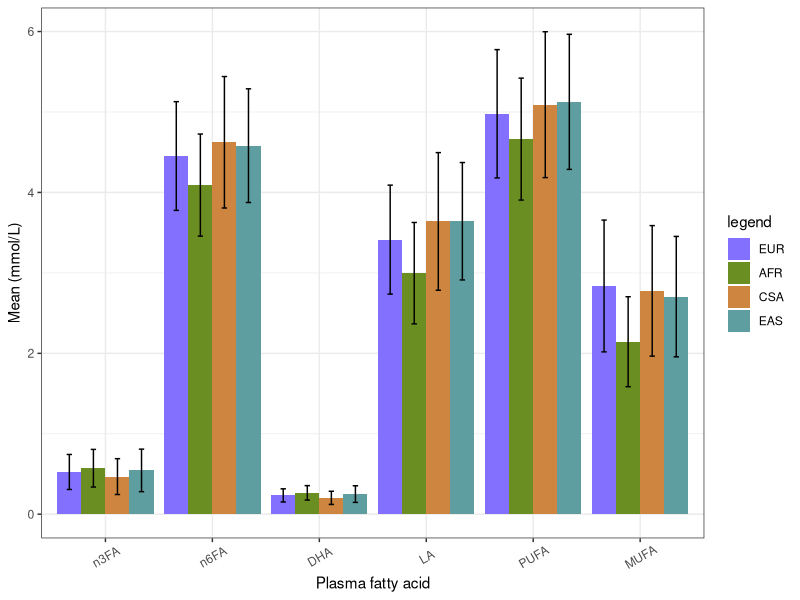
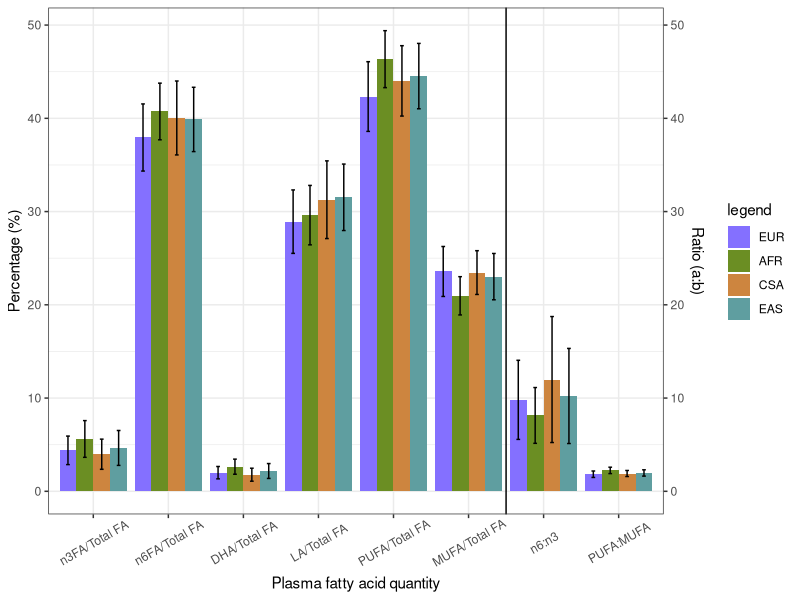

Write the R code that produced these figures, in order.
library(tidyverse)

# fileorig<-as_tibble(read.csv("Part-char-table-forplot.csv"))
# 
# file
# N<-file[1,]
# file<-fileorig[-1,]
# file
# 
# pop<-c("EUR", "AFR", "CSA", "EAS")
# 
# #Extract SEs
# 
# 
# for (i in 1:length(pop)){
#     SE<- str_split(unlist(file[i+1]), pattern = "\\(", simplify = T)[,2]
#     SE<-str_split(SE, pattern = "\\)", simplify = T)[,1]
#     file$SE<-as.double(SE)
#     colnames(file)[colnames(file)=="SE"]<-paste("UKB.", pop[i], ".SE", sep="") 
#     file[i+1]<-as.double(str_split(unlist(file[i+1]), pattern = "\\(", simplify = T)[,1])
# }
#     
# 
# UKB.EUR.SE<-str_split(file$UKB.EUR, pattern = "\\(", simplify = T)[,2]
# UKB.EUR.SE<-str_split(UKB.EUR.SE, pattern = "\\)", simplify = T)[,1]
# 
# ratio<-file[grep(":", file$X),]
# ratio
# file[!file$X %in% ratio,]
# write.csv(file, "progress.csv")
#****************************************************************
tab<-as_tibble(read.csv("progress.csv"))

lev<-c("n3FA", "n3FA/Total FA", "n6FA","n6FA/Total FA", 
                     "DHA","DHA/Total FA","LA","LA/Total FA",
                     "PUFA","PUFA/Total FA","MUFA","MUFA/Total FA",
                     "n6:n3","PUFA:MUFA")
tab$Pheno<-factor(tab$Pheno, levels=lev)
tab$Pop<-factor(tab$Pop, levels = c("EUR", "AFR", "CSA", "EAS"))


#for (i in 1:length(pop)){colnames(file)[grep(pop[1], colnames(file))][1]

#mmol/L bar plot
ggplot(tab[grep(":|/", tab$Pheno, invert=T),],
       aes(fill=Pop, 
           y=Mean, 
           x=Pheno)) + 
    geom_bar(position="dodge", stat="identity")+
        xlab("Plasma fatty acid")+
        ylab("Mean (mmol/L)")+
        geom_errorbar(
            aes(ymin=Mean-SE, ymax=Mean+SE), 
            width=.2,
                      position=position_dodge(.9)
            )+theme_bw()+
    theme(axis.text.x = element_text(angle = 30, vjust = 0.6, hjust=0.5))+
    scale_fill_manual("legend", 
                      values = c("EUR" = "lightslateblue", "AFR" = "olivedrab", 
                                 "CSA" = "tan3", "EAS"="cadetblue"))


#Ratio bar plot
ggplot(tab[grep(":|/", tab$Pheno),],
       aes(fill=Pop, 
           y=Mean, 
           x=Pheno)) + 
    geom_bar(position="dodge", stat="identity")+
    xlab("Plasma fatty acid quantity")+
    geom_errorbar(
    aes(ymin=Mean-SE, ymax=Mean+SE), 
    width=.2,
    position=position_dodge(.9)
    ) +
    theme_bw()+
    theme(axis.text.x = element_text(angle = 30, vjust = 0.6, hjust=0.5))+
    scale_fill_manual("legend", 
        values = c("EUR" = "lightslateblue", "AFR" = "olivedrab", 
                   "CSA" = "tan3", "EAS"="cadetblue"))+ 
    geom_vline(xintercept=6.5) +
    scale_y_continuous(
        # Features of the first axis
        name = "Percentage (%)",
        
        # Add a second axis and specify its features
        sec.axis = sec_axis( trans=~.*1, name="Ratio (a:b)")
    )


#*What I called SE in this script was SD the whole time.
